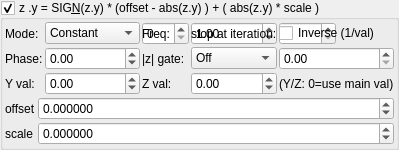
    <widget class="MyGroupBox" name="groupCheck_transf_function_enabledE_false">
     <property name="title">
      <string>z .y = SIG&amp;N(z.y) * (offset - abs(z.y) ) + ( abs(z.y) * scale )</string>
     </property>
     <property name="checkable">
      <bool>true</bool>
     </property>
     <layout class="QVBoxLayout" name="verticalLayout_12" stretch="0,0">
      <property name="spacing">
       <number>2</number>
      </property>
      <property name="leftMargin">
       <number>2</number>
      </property>
      <property name="topMargin">
       <number>2</number>
      </property>
      <property name="rightMargin">
       <number>2</number>
      </property>
      <property name="bottomMargin">
       <number>2</number>
      </property>
      <item>
       <layout class="QGridLayout" name="gridLayout_63">
        <property name="spacing">
         <number>2</number>
        </property>
        <item row="1" column="2">
         <widget class="MySpinBox" name="spinboxInt_transf_start_iterations_E">
          <property name="sizePolicy">
           <sizepolicy hsizetype="Minimum" vsizetype="Maximum">
            <horstretch>0</horstretch>
            <verstretch>0</verstretch>
           </sizepolicy>
          </property>
          <property name="maximum">
           <number>999</number>
          </property>
         </widget>
        </item>
        <item row="1" column="1">
         <widget class="QLabel" name="label_249">
          <property name="text">
           <string>start at iteration:</string>
          </property>
         </widget>
        </item>
        <item row="1" column="4">
         <widget class="MySpinBox" name="spinboxInt_transf_stop_iterations_E">
          <property name="sizePolicy">
           <sizepolicy hsizetype="Minimum" vsizetype="Maximum">
            <horstretch>0</horstretch>
            <verstretch>0</verstretch>
           </sizepolicy>
          </property>
          <property name="maximum">
           <number>999</number>
          </property>
         </widget>
        </item>
      <item row="1" column="0">
       <widget class="QLabel"><property name="text"><string>Mode:</string></property></widget>
      </item>
      <item row="1" column="1">
       <widget class="MyComboBox" name="comboBox_transf_multiplier_value_mode_4">
        <item><property name="text"><string notr="true">Constant</string></property></item>
        <item><property name="text"><string notr="true">Sine</string></property></item>
        <item><property name="text"><string notr="true">Ramp</string></property></item>
        <item><property name="text"><string notr="true">Exponential</string></property></item>
        <item><property name="text"><string notr="true">Triangle</string></property></item>
        <item><property name="text"><string notr="true">Square</string></property></item>
        <item><property name="text"><string notr="true">Smoothstep</string></property></item>
        <item><property name="text"><string notr="true">Noise</string></property></item>
        <item><property name="text"><string notr="true">Ping-pong</string></property></item>
        <item><property name="text"><string notr="true">Stepped</string></property></item>
       </widget>
      </item>
      <item row="1" column="2">
       <widget class="QLabel"><property name="text"><string>Freq:</string></property></widget>
      </item>
      <item row="1" column="3">
       <widget class="MyDoubleSpinBox" name="spinbox_transf_multiplier_frequency_4">
        <property name="minimum"><double>0.01</double></property><property name="maximum"><double>100.0</double></property>
        <property name="singleStep"><double>0.1</double></property><property name="value"><double>1.0</double></property>
       </widget>
      </item>
      <item row="1" column="4" colspan="2">
       <widget class="MyCheckBox" name="checkBox_transf_multiplier_inverse_4">
        <property name="text"><string>Inverse (1/val)</string></property>
       </widget>
      </item>
      <item row="2" column="0">
       <widget class="QLabel"><property name="text"><string>Phase:</string></property></widget>
      </item>
      <item row="2" column="1">
       <widget class="MyDoubleSpinBox" name="spinbox_transf_multiplier_phase_4">
        <property name="minimum"><double>-10.0</double></property><property name="maximum"><double>10.0</double></property>
        <property name="singleStep"><double>0.1</double></property><property name="value"><double>0.0</double></property>
       </widget>
      </item>
      <item row="2" column="2">
       <widget class="QLabel"><property name="text"><string>|z| gate:</string></property></widget>
      </item>
      <item row="2" column="3">
       <widget class="MyComboBox" name="comboBox_transf_multiplier_threshold_mode_4">
        <item><property name="text"><string notr="true">Off</string></property></item>
        <item><property name="text"><string notr="true">&gt; thresh</string></property></item>
        <item><property name="text"><string notr="true">&lt; thresh</string></property></item>
       </widget>
      </item>
      <item row="2" column="4" colspan="2">
       <widget class="MyDoubleSpinBox" name="spinbox_transf_multiplier_threshold_4">
        <property name="minimum"><double>0.0</double></property><property name="maximum"><double>1000.0</double></property>
        <property name="singleStep"><double>0.1</double></property><property name="value"><double>0.0</double></property>
       </widget>
      </item>
      <item row="3" column="0">
       <widget class="QLabel"><property name="text"><string>Y val:</string></property></widget>
      </item>
      <item row="3" column="1">
       <widget class="MyDoubleSpinBox" name="spinbox_transf_multiplier_scale_y_4">
        <property name="minimum"><double>-100.0</double></property><property name="maximum"><double>100.0</double></property>
        <property name="singleStep"><double>0.01</double></property><property name="value"><double>0.0</double></property>
       </widget>
      </item>
      <item row="3" column="2">
       <widget class="QLabel"><property name="text"><string>Z val:</string></property></widget>
      </item>
      <item row="3" column="3">
       <widget class="MyDoubleSpinBox" name="spinbox_transf_multiplier_scale_z_4">
        <property name="minimum"><double>-100.0</double></property><property name="maximum"><double>100.0</double></property>
        <property name="singleStep"><double>0.01</double></property><property name="value"><double>0.0</double></property>
       </widget>
      </item>
      <item row="3" column="4" colspan="2">
       <widget class="QLabel"><property name="text"><string notr="true">(Y/Z: 0=use main val)</string></property></widget>
      </item>
        <item row="1" column="3">
         <widget class="QLabel" name="label_248">
          <property name="text">
           <string>stop at iteration:</string>
          </property>
         </widget>
        </item>
       </layout>
      </item>
      <item>
       <layout class="QGridLayout" name="gridLayout_82" columnstretch="0,1,0">
        <property name="spacing">
         <number>2</number>
        </property>
        <item row="3" column="0">
         <widget class="QLabel" name="label_261">
          <property name="text">
           <string>scale</string>
          </property>
         </widget>
        </item>
        <item row="3" column="1" colspan="2">
         <widget class="MyDoubleSpinBox" name="spinbox_transf_scale_0">
          <property name="sizePolicy">
           <sizepolicy hsizetype="Minimum" vsizetype="Maximum">
            <horstretch>0</horstretch>
            <verstretch>0</verstretch>
           </sizepolicy>
          </property>
          <property name="prefix">
           <string/>
          </property>
          <property name="suffix">
           <string/>
          </property>
          <property name="decimals">
           <number>6</number>
          </property>
          <property name="minimum">
           <double>-99.989999999999995</double>
          </property>
          <property name="maximum">
           <double>99.989999999999995</double>
          </property>
          <property name="singleStep">
           <double>0.100000000000000</double>
          </property>
         </widget>
        </item>
        <item row="2" column="0">
         <widget class="QLabel" name="label_262">
          <property name="text">
           <string>offset</string>
          </property>
         </widget>
        </item>
        <item row="2" column="1" colspan="2">
         <widget class="MyDoubleSpinBox" name="spinbox_transf_offset_1">
          <property name="sizePolicy">
           <sizepolicy hsizetype="Minimum" vsizetype="Maximum">
            <horstretch>0</horstretch>
            <verstretch>0</verstretch>
           </sizepolicy>
          </property>
          <property name="prefix">
           <string/>
          </property>
          <property name="suffix">
           <string/>
          </property>
          <property name="decimals">
           <number>6</number>
          </property>
          <property name="minimum">
           <double>-99.989999999999995</double>
          </property>
          <property name="maximum">
           <double>99.989999999999995</double>
          </property>
          <property name="singleStep">
           <double>0.100000000000000</double>
          </property>
         </widget>
        </item>
       </layout>
      </item>
     </layout>
    </widget>
